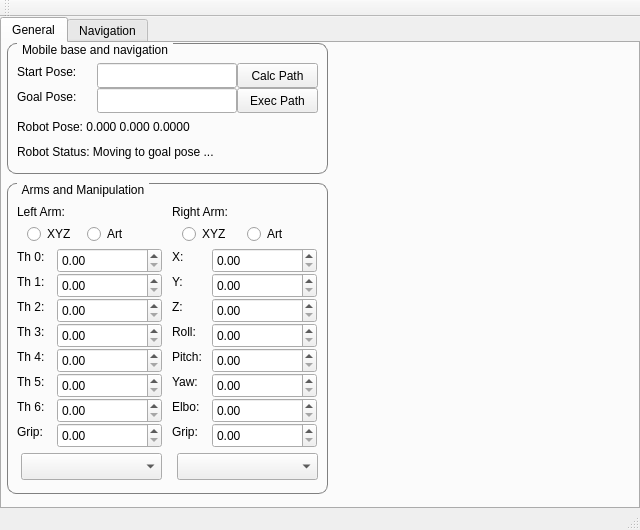
<?xml version="1.0" encoding="UTF-8"?>
<ui version="4.0">
 <class>MainWindow</class>
 <widget class="QMainWindow" name="MainWindow">
  <property name="geometry">
   <rect>
    <x>0</x>
    <y>0</y>
    <width>640</width>
    <height>530</height>
   </rect>
  </property>
  <property name="windowTitle">
   <string>JUSTINA GUI - By Marcosoft</string>
  </property>
  <property name="styleSheet">
   <string notr="true">QGroupBox {
    border: 1px solid gray;
    border-radius: 9px;
    margin-top: 0.5em;
}

QGroupBox::title {
    subcontrol-origin: margin;
    left: 10px;
    padding: 0 3px 0 3px;
}</string>
  </property>
  <widget class="QWidget" name="centralWidget">
   <widget class="QTabWidget" name="tabWidget">
    <property name="geometry">
     <rect>
      <x>0</x>
      <y>0</y>
      <width>640</width>
      <height>492</height>
     </rect>
    </property>
    <property name="currentIndex">
     <number>0</number>
    </property>
    <widget class="QWidget" name="tabGeneral">
     <attribute name="title">
      <string>General</string>
     </attribute>
     <widget class="QGroupBox" name="gbNavig">
      <property name="geometry">
       <rect>
        <x>5</x>
        <y>0</y>
        <width>321</width>
        <height>131</height>
       </rect>
      </property>
      <property name="styleSheet">
       <string notr="true"/>
      </property>
      <property name="title">
       <string>Mobile base and navigation</string>
      </property>
      <widget class="QPushButton" name="navBtnExecPath">
       <property name="geometry">
        <rect>
         <x>230</x>
         <y>45</y>
         <width>81</width>
         <height>25</height>
        </rect>
       </property>
       <property name="text">
        <string>Exec Path</string>
       </property>
      </widget>
      <widget class="QLineEdit" name="navTxtStartPose">
       <property name="geometry">
        <rect>
         <x>90</x>
         <y>20</y>
         <width>140</width>
         <height>25</height>
        </rect>
       </property>
      </widget>
      <widget class="QLineEdit" name="lineEdit">
       <property name="geometry">
        <rect>
         <x>90</x>
         <y>45</y>
         <width>140</width>
         <height>25</height>
        </rect>
       </property>
      </widget>
      <widget class="QLabel" name="navLblStartPose">
       <property name="geometry">
        <rect>
         <x>10</x>
         <y>20</y>
         <width>81</width>
         <height>17</height>
        </rect>
       </property>
       <property name="text">
        <string>Start Pose:</string>
       </property>
      </widget>
      <widget class="QPushButton" name="navBtnCalcPath">
       <property name="geometry">
        <rect>
         <x>230</x>
         <y>20</y>
         <width>81</width>
         <height>25</height>
        </rect>
       </property>
       <property name="text">
        <string>Calc Path</string>
       </property>
      </widget>
      <widget class="QLabel" name="navLblGoalPose">
       <property name="geometry">
        <rect>
         <x>10</x>
         <y>45</y>
         <width>81</width>
         <height>17</height>
        </rect>
       </property>
       <property name="text">
        <string>Goal Pose:</string>
       </property>
      </widget>
      <widget class="QLabel" name="navLblRobotPose">
       <property name="geometry">
        <rect>
         <x>10</x>
         <y>75</y>
         <width>231</width>
         <height>17</height>
        </rect>
       </property>
       <property name="text">
        <string>Robot Pose: 0.000 0.000 0.0000</string>
       </property>
      </widget>
      <widget class="QLabel" name="navLblStatus">
       <property name="geometry">
        <rect>
         <x>10</x>
         <y>100</y>
         <width>271</width>
         <height>17</height>
        </rect>
       </property>
       <property name="text">
        <string>Robot Status: Moving to goal pose ...</string>
       </property>
      </widget>
     </widget>
     <widget class="QGroupBox" name="gbManip">
      <property name="geometry">
       <rect>
        <x>5</x>
        <y>140</y>
        <width>321</width>
        <height>311</height>
       </rect>
      </property>
      <property name="title">
       <string>Arms and Manipulation</string>
      </property>
      <widget class="QLabel" name="laLabel">
       <property name="geometry">
        <rect>
         <x>10</x>
         <y>20</y>
         <width>67</width>
         <height>17</height>
        </rect>
       </property>
       <property name="text">
        <string>Left Arm:</string>
       </property>
      </widget>
      <widget class="QLabel" name="raLabel">
       <property name="geometry">
        <rect>
         <x>165</x>
         <y>20</y>
         <width>81</width>
         <height>17</height>
        </rect>
       </property>
       <property name="text">
        <string>Right Arm:</string>
       </property>
      </widget>
      <widget class="QLabel" name="laLblAngles0">
       <property name="geometry">
        <rect>
         <x>10</x>
         <y>65</y>
         <width>41</width>
         <height>17</height>
        </rect>
       </property>
       <property name="text">
        <string>Th 0:</string>
       </property>
      </widget>
      <widget class="QLabel" name="raLblAngles0">
       <property name="geometry">
        <rect>
         <x>165</x>
         <y>65</y>
         <width>41</width>
         <height>17</height>
        </rect>
       </property>
       <property name="text">
        <string>X:</string>
       </property>
      </widget>
      <widget class="QLabel" name="laLblAngles1">
       <property name="geometry">
        <rect>
         <x>10</x>
         <y>90</y>
         <width>41</width>
         <height>17</height>
        </rect>
       </property>
       <property name="text">
        <string>Th 1:</string>
       </property>
      </widget>
      <widget class="QLabel" name="raLblAngles1">
       <property name="geometry">
        <rect>
         <x>165</x>
         <y>90</y>
         <width>41</width>
         <height>17</height>
        </rect>
       </property>
       <property name="text">
        <string>Y:</string>
       </property>
      </widget>
      <widget class="QLabel" name="laLblAngles2">
       <property name="geometry">
        <rect>
         <x>10</x>
         <y>115</y>
         <width>41</width>
         <height>17</height>
        </rect>
       </property>
       <property name="text">
        <string>Th 2:</string>
       </property>
      </widget>
      <widget class="QLabel" name="raLblAngles2">
       <property name="geometry">
        <rect>
         <x>165</x>
         <y>115</y>
         <width>41</width>
         <height>17</height>
        </rect>
       </property>
       <property name="text">
        <string>Z:</string>
       </property>
      </widget>
      <widget class="QLabel" name="laLblAngles3">
       <property name="geometry">
        <rect>
         <x>10</x>
         <y>140</y>
         <width>41</width>
         <height>17</height>
        </rect>
       </property>
       <property name="text">
        <string>Th 3:</string>
       </property>
      </widget>
      <widget class="QLabel" name="raLblAngles3">
       <property name="geometry">
        <rect>
         <x>165</x>
         <y>140</y>
         <width>41</width>
         <height>17</height>
        </rect>
       </property>
       <property name="text">
        <string>Roll:</string>
       </property>
      </widget>
      <widget class="QLabel" name="raLblAngles6">
       <property name="geometry">
        <rect>
         <x>165</x>
         <y>215</y>
         <width>41</width>
         <height>17</height>
        </rect>
       </property>
       <property name="text">
        <string>Elbo:</string>
       </property>
      </widget>
      <widget class="QLabel" name="laLblAngles6">
       <property name="geometry">
        <rect>
         <x>10</x>
         <y>215</y>
         <width>41</width>
         <height>17</height>
        </rect>
       </property>
       <property name="text">
        <string>Th 6:</string>
       </property>
      </widget>
      <widget class="QLabel" name="laLblAngles4">
       <property name="geometry">
        <rect>
         <x>10</x>
         <y>165</y>
         <width>41</width>
         <height>17</height>
        </rect>
       </property>
       <property name="text">
        <string>Th 4:</string>
       </property>
      </widget>
      <widget class="QLabel" name="raLblAngles5">
       <property name="geometry">
        <rect>
         <x>165</x>
         <y>190</y>
         <width>41</width>
         <height>17</height>
        </rect>
       </property>
       <property name="text">
        <string>Yaw:</string>
       </property>
      </widget>
      <widget class="QLabel" name="raLblGripper">
       <property name="geometry">
        <rect>
         <x>165</x>
         <y>240</y>
         <width>41</width>
         <height>17</height>
        </rect>
       </property>
       <property name="text">
        <string>Grip:</string>
       </property>
      </widget>
      <widget class="QLabel" name="raLblAngles4">
       <property name="geometry">
        <rect>
         <x>165</x>
         <y>165</y>
         <width>41</width>
         <height>17</height>
        </rect>
       </property>
       <property name="text">
        <string>Pitch:</string>
       </property>
      </widget>
      <widget class="QLabel" name="laLblGripper">
       <property name="geometry">
        <rect>
         <x>10</x>
         <y>240</y>
         <width>41</width>
         <height>17</height>
        </rect>
       </property>
       <property name="text">
        <string>Grip:</string>
       </property>
      </widget>
      <widget class="QLabel" name="laLblAngles5">
       <property name="geometry">
        <rect>
         <x>10</x>
         <y>190</y>
         <width>41</width>
         <height>17</height>
        </rect>
       </property>
       <property name="text">
        <string>Th 5:</string>
       </property>
      </widget>
      <widget class="QRadioButton" name="laRbCartesian">
       <property name="geometry">
        <rect>
         <x>20</x>
         <y>40</y>
         <width>61</width>
         <height>22</height>
        </rect>
       </property>
       <property name="text">
        <string>XYZ</string>
       </property>
       <attribute name="buttonGroup">
        <string notr="true">btnGrpLeftArm</string>
       </attribute>
      </widget>
      <widget class="QRadioButton" name="laRbArticular">
       <property name="geometry">
        <rect>
         <x>80</x>
         <y>40</y>
         <width>61</width>
         <height>22</height>
        </rect>
       </property>
       <property name="text">
        <string>Art</string>
       </property>
       <attribute name="buttonGroup">
        <string notr="true">btnGrpLeftArm</string>
       </attribute>
      </widget>
      <widget class="QRadioButton" name="laRbCartesian_2">
       <property name="geometry">
        <rect>
         <x>175</x>
         <y>40</y>
         <width>61</width>
         <height>22</height>
        </rect>
       </property>
       <property name="text">
        <string>XYZ</string>
       </property>
       <attribute name="buttonGroup">
        <string notr="true">btnGrpRightArm</string>
       </attribute>
      </widget>
      <widget class="QRadioButton" name="laRbArticular_2">
       <property name="geometry">
        <rect>
         <x>240</x>
         <y>40</y>
         <width>61</width>
         <height>22</height>
        </rect>
       </property>
       <property name="text">
        <string>Art</string>
       </property>
       <attribute name="buttonGroup">
        <string notr="true">btnGrpRightArm</string>
       </attribute>
      </widget>
      <widget class="QDoubleSpinBox" name="laTxtAngles0">
       <property name="geometry">
        <rect>
         <x>50</x>
         <y>65</y>
         <width>105</width>
         <height>25</height>
        </rect>
       </property>
      </widget>
      <widget class="QDoubleSpinBox" name="raTxtAngles0">
       <property name="geometry">
        <rect>
         <x>205</x>
         <y>65</y>
         <width>105</width>
         <height>25</height>
        </rect>
       </property>
      </widget>
      <widget class="QDoubleSpinBox" name="laTxtAngles1">
       <property name="geometry">
        <rect>
         <x>50</x>
         <y>90</y>
         <width>105</width>
         <height>25</height>
        </rect>
       </property>
      </widget>
      <widget class="QDoubleSpinBox" name="raTxtAngles1">
       <property name="geometry">
        <rect>
         <x>205</x>
         <y>90</y>
         <width>105</width>
         <height>25</height>
        </rect>
       </property>
      </widget>
      <widget class="QDoubleSpinBox" name="laTxtAngles2">
       <property name="geometry">
        <rect>
         <x>50</x>
         <y>115</y>
         <width>105</width>
         <height>25</height>
        </rect>
       </property>
      </widget>
      <widget class="QDoubleSpinBox" name="raTxtAngles2">
       <property name="geometry">
        <rect>
         <x>205</x>
         <y>115</y>
         <width>105</width>
         <height>25</height>
        </rect>
       </property>
      </widget>
      <widget class="QDoubleSpinBox" name="laTxtAngles3">
       <property name="geometry">
        <rect>
         <x>50</x>
         <y>140</y>
         <width>105</width>
         <height>25</height>
        </rect>
       </property>
      </widget>
      <widget class="QDoubleSpinBox" name="raTxtAngles3">
       <property name="geometry">
        <rect>
         <x>205</x>
         <y>140</y>
         <width>105</width>
         <height>25</height>
        </rect>
       </property>
      </widget>
      <widget class="QDoubleSpinBox" name="laTxtAngles4">
       <property name="geometry">
        <rect>
         <x>50</x>
         <y>165</y>
         <width>105</width>
         <height>25</height>
        </rect>
       </property>
      </widget>
      <widget class="QDoubleSpinBox" name="raTxtAngles4">
       <property name="geometry">
        <rect>
         <x>205</x>
         <y>165</y>
         <width>105</width>
         <height>25</height>
        </rect>
       </property>
      </widget>
      <widget class="QDoubleSpinBox" name="laTxtAngles5">
       <property name="geometry">
        <rect>
         <x>50</x>
         <y>190</y>
         <width>105</width>
         <height>25</height>
        </rect>
       </property>
      </widget>
      <widget class="QDoubleSpinBox" name="raTxtAngles5">
       <property name="geometry">
        <rect>
         <x>205</x>
         <y>190</y>
         <width>105</width>
         <height>25</height>
        </rect>
       </property>
      </widget>
      <widget class="QDoubleSpinBox" name="laTxtAngles6">
       <property name="geometry">
        <rect>
         <x>50</x>
         <y>215</y>
         <width>105</width>
         <height>25</height>
        </rect>
       </property>
      </widget>
      <widget class="QDoubleSpinBox" name="raTxtAngles6">
       <property name="geometry">
        <rect>
         <x>205</x>
         <y>215</y>
         <width>105</width>
         <height>25</height>
        </rect>
       </property>
      </widget>
      <widget class="QDoubleSpinBox" name="laTxtGripper">
       <property name="geometry">
        <rect>
         <x>50</x>
         <y>240</y>
         <width>105</width>
         <height>25</height>
        </rect>
       </property>
      </widget>
      <widget class="QDoubleSpinBox" name="raTxtGripper">
       <property name="geometry">
        <rect>
         <x>205</x>
         <y>240</y>
         <width>105</width>
         <height>25</height>
        </rect>
       </property>
      </widget>
      <widget class="QComboBox" name="laBtnGoTo">
       <property name="geometry">
        <rect>
         <x>14</x>
         <y>270</y>
         <width>141</width>
         <height>27</height>
        </rect>
       </property>
      </widget>
      <widget class="QComboBox" name="raBtnGoTo">
       <property name="geometry">
        <rect>
         <x>170</x>
         <y>270</y>
         <width>141</width>
         <height>27</height>
        </rect>
       </property>
      </widget>
     </widget>
    </widget>
    <widget class="QWidget" name="tabNavigation">
     <attribute name="title">
      <string>Navigation</string>
     </attribute>
    </widget>
   </widget>
  </widget>
  <widget class="QToolBar" name="mainToolBar">
   <attribute name="toolBarArea">
    <enum>TopToolBarArea</enum>
   </attribute>
   <attribute name="toolBarBreak">
    <bool>false</bool>
   </attribute>
  </widget>
  <widget class="QStatusBar" name="statusBar"/>
 </widget>
 <layoutdefault spacing="6" margin="11"/>
 <resources/>
 <connections/>
 <buttongroups>
  <buttongroup name="btnGrpLeftArm"/>
  <buttongroup name="btnGrpRightArm"/>
 </buttongroups>
</ui>
